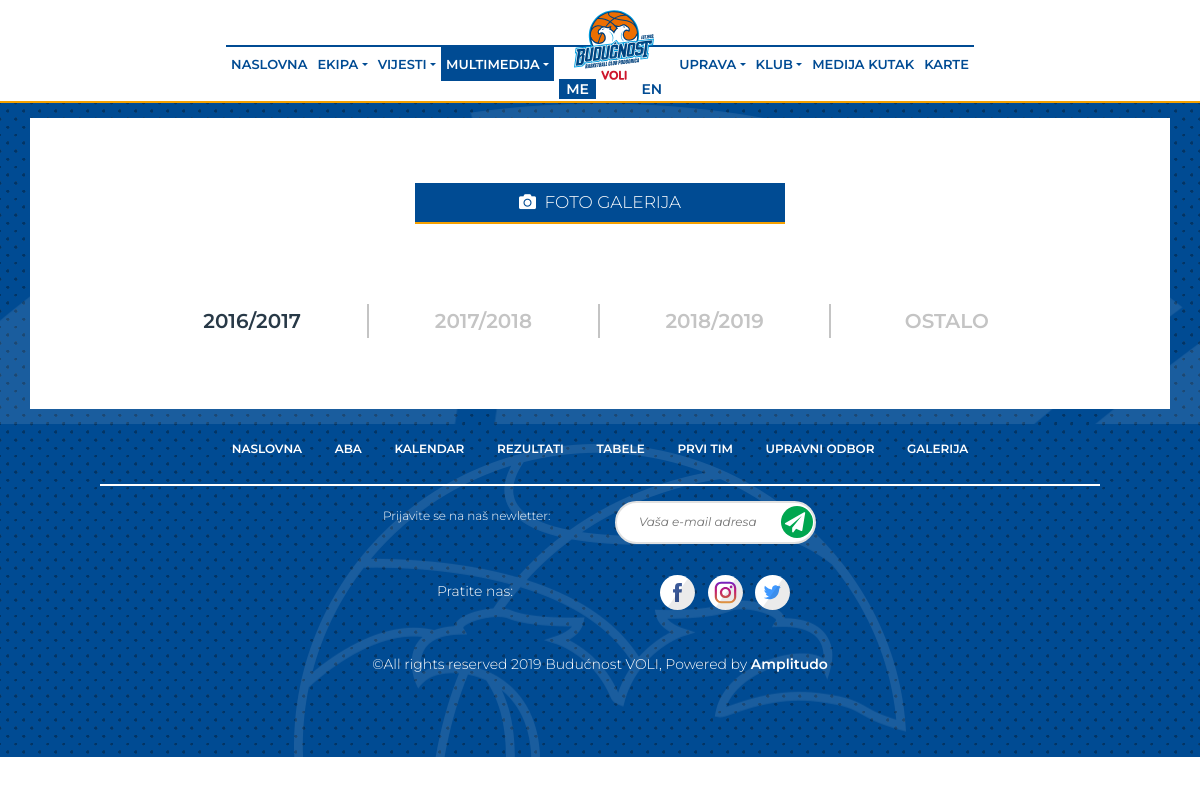
The page /fotografije_takmicenja.php on the database its author committed.
### tables this page shows
CREATE TABLE `sezone` (
  `id` int(11) NOT NULL,
  `broj` varchar(45) NOT NULL
);

### languages/fotografije_takmicenjame.php (called while the page is built)
<?php
	$lang = array(
		"foto" => "FOTO GALERIJA",
    );
?>

### fotografije_takmicenja.php (the view, shortened to what this page needs)
<?php include "includes/header.php" ?>
</head>
<body>
<?php include "includes/nav.php"; ?>
<div class="section content_containter p-4">
    <div class="container">
        <div class="row justify-content-center">
            <div class="col-lg-12">
               <div class="row justify-content-center p-4">
                  <div class="col-lg-4 col-sm-8 text-center crew_heading">
                    <span style="font-size:17px; font-weight:300"><i class="fas fa-camera"></i>&ensp;<?php echo $lang['foto'] ?></span>
                  </div>
                  <div class="col-lg-10 game_navigation" style="margin-bottom:40px;">
                   <div class="row justify-content-center">
                    <?php
                         $query = "SELECT * FROM sezone ORDER BY id ASC LIMIT 4";
                         $result = mysqli_query($connection, $query);
                         $i=0;
                         while($row = mysqli_fetch_assoc($result)){
                    ?>
                       <div class="game_navigation_container col-lg-3 col-sm-6 text-center p-0">
                           <span onclick="getCategories($(this).attr('id'), $(this))" class="game_navigation_league game_navigation_league_active <?php echo ($i=== 0)? 'prvi': '' ?>" id="<?php echo $row['id'] ?>" ><?php echo strtoupper($row['broj']) ?></span>
                       </div>
                    <?php
                        $i++;
                         }
                    ?>
                   </div>
                </div>
                  <div class="col-lg-12 mt-4 mx-2" id="albums_container">
                  </div>
                </div>
            </div>
            </div>
          </div>
        </div>
<?php include "includes/footer.php"; ?>

### rows shown on the page
sezone: broj "2016/2017"
sezone: broj "2017/2018"
sezone: broj "2018/2019"
sezone: broj "OSTALO"

### other values the page prints
$lang['NASLOVNA'] "NASLOVNA"
$lang['EKIPA'] "EKIPA"
$lang['VIJESTI'] "VIJESTI"
$lang['MULTIMEDIJA'] "MULTIMEDIJA"
$lang['UPRAVA'] "UPRAVA"
$lang['KLUB'] "KLUB"
$lang['MEDIJA'] "MEDIJA KUTAK"
$lang['KARTE'] "KARTE"
$lang['foto'] "FOTO GALERIJA"
$lang['naslovna'] "NASLOVNA"
$lang['kalendar'] "KALENDAR"
$lang['rezultati'] "REZULTATI"
$lang['tabele'] "TABELE"
$lang['prvi_tim'] "PRVI TIM"
$lang['upravni_odbor'] "UPRAVNI ODBOR"
